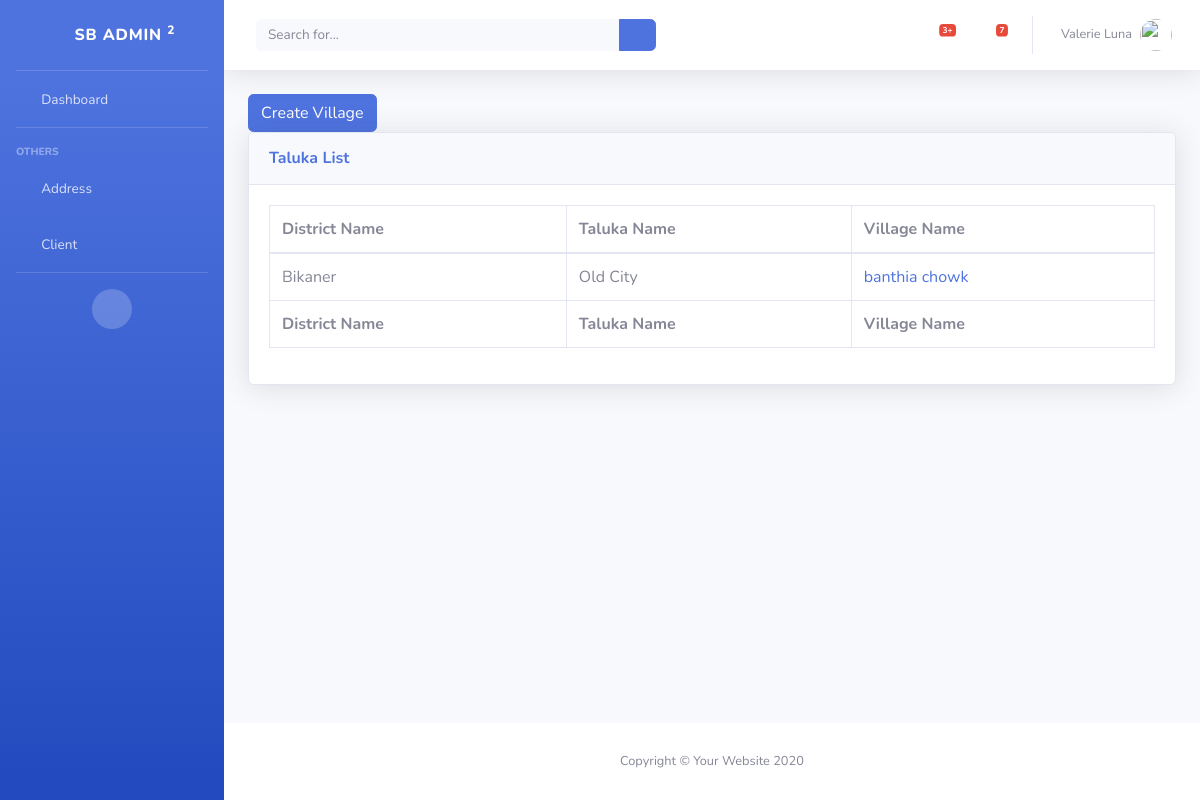
Before: /loan/list-village with the older database file.
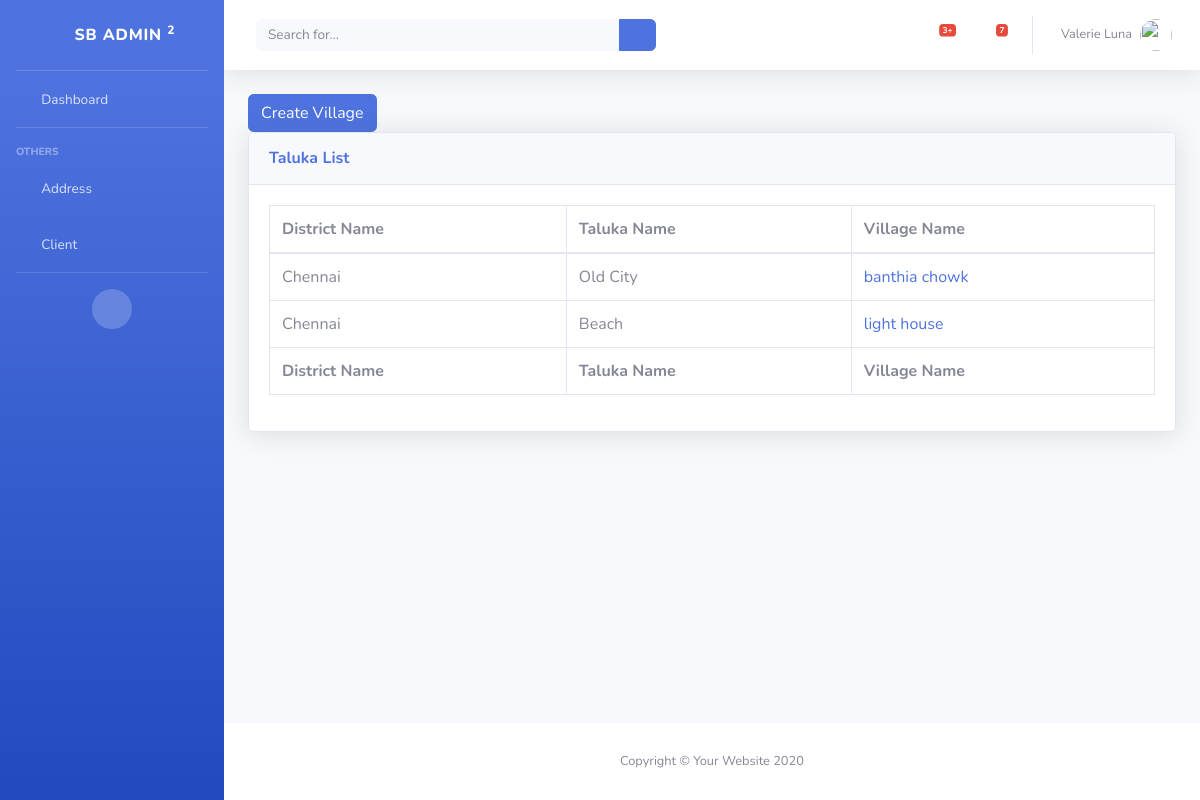
After: the same page with the newer database file.
### loan/models.py (models this page shows, shortened)
class Village(models.Model):
    taluka_id = models.ForeignKey(Taluka, on_delete=models.CASCADE)
    name = models.CharField(max_length=255)

class Taluka(models.Model):
    district_id = models.ForeignKey(District, on_delete=models.CASCADE)
    name = models.CharField(max_length=255)

class District(models.Model):
    name = models.CharField(max_length=255)
    class Meta:
        ordering = ['name']

### loan/views/address.py (the view)
class VillageListView(ListView):
    model = models.Village

### loan/templates/loan/village_list.html
{% extends "base_template.html" %}
{% block content %}
    <a href="{% url 'loan:create-village' %}" class="btn btn-primary">Create Village</a>
    <div class="card shadow mb-4">
        <div class="card-header py-3">
            <h6 class="m-0 font-weight-bold text-primary">Taluka List</h6>
        </div>
        <div class="card-body">
            <div class="table-responsive">
                <table class="table table-bordered" id="dataTable">
                    <thead>
                    <tr>
                        <th>District Name</th>
                        <th>Taluka Name</th>
                        <th>Village Name</th>
                    </tr>
                    </thead>
                    <tfoot>
                    <tr>
                        <th>District Name</th>
                        <th>Taluka Name</th>
                        <th>Village Name</th>
                    </tr>
                    </tfoot>
                    <tbody>
                    {% for village in village_list %}
                        <tr>
                            <td>{{ village.taluka_id.district_id.name }}</td>
                            <td> {{ village.taluka_id.name }}</td>
                            <td>
                                <a href="{% url 'loan:update-village' pk=village.id %}"> {{ village.name }}</a>
                            </td>
                        </tr>
                    {% endfor %}
                    </tbody>
                </table>
            </div>
        </div>
    </div>
{% endblock %}

Changed rows visible on the page:
changed through a linked row, Village "banthia chowk": taluka_id.district_id.name "Bikaner" → "Chennai"
added Village: taluka_id.district_id.name "Chennai", taluka_id.name "Beach", name "light house"
